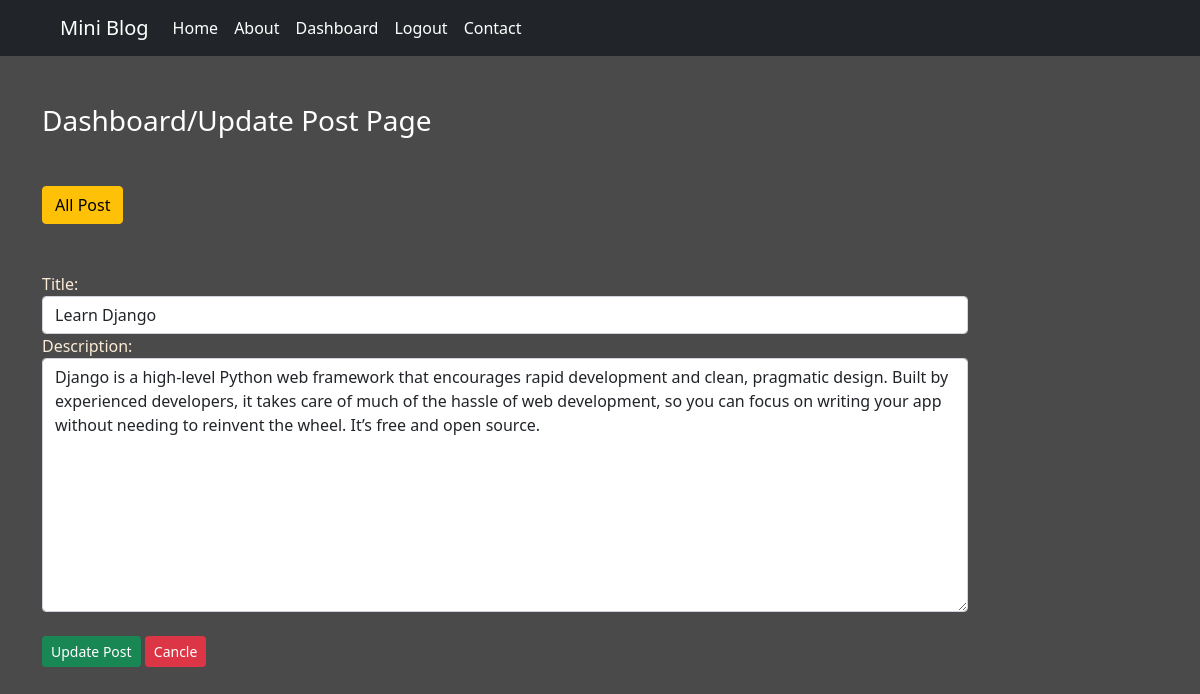
The page /update-post/1/ (signed in) on the database its author committed.
### BlogApp/models.py (models this page shows)
class Post(models.Model):
    id = models.AutoField(primary_key=True)
    title = models.CharField(max_length=70)
    descrption = models.CharField(max_length=700)

### BlogApp/views.py (the view)
# urls.py: path('update-post/<int:id>/',views.UpdatePostPage,name='updatepost'),
def UpdatePostPage(request,id):
    if request.user.is_authenticated:
        if request.method == 'POST':
            pi = Post.objects.get(pk=id)
            fm = PostForm(request.POST, instance=pi)
            if fm.is_valid():
                messages.success(request, 'Post Updated Successfully!!!')
                fm.save()
        else:
            pi = Post.objects.get(pk=id)
            fm = PostForm(instance=pi)
        return render(request, 'updatepost.html',{'form':fm})
    else:
        return HttpResponseRedirect('/login/')

### BlogApp/forms.py
class PostForm(forms.ModelForm):
    class Meta:
        model = Post
        fields = ['title','descrption']
        labels = {'title':'Title', 'descrption':'Description'}
        widgets = {
            'title':forms.TextInput(attrs={'class':'form-control'}),
            'descrption':forms.Textarea(attrs={'class':'form-control'})
        }

### BlogApp/templates/updatepost.html (shortened to what this page needs)
{% extends 'base.html' %}
{% load static %}
{% block content %}
<div class="col-sm-10">
    <h3 class="text-white my-5">Dashboard/Update Post Page</h3>
    <a href="{% url 'dashboard' %}" class="btn btn-warning">All Post</a>
    <form action="" method="POST" class="col-sm-12 py-5 " novalidate>
               {% for fm in form %}
               <div class="form-group">
                  {{fm.label_tag}} {{fm}}<small class='text-warning fw-bold'>{{fm.errors|striptags}}</small>
                </div>
               {% endfor %}
        <input type="submit" value='Update Post' class="btn btn-success btn-sm mt-4 "/>
        <a href="{% url 'dashboard' %}" class="btn btn-danger btn-sm mt-4">Cancle</a>
    </form>
</div>
{% endblock %}

### BlogApp/static/css/style.css (style rules this page uses)
* { box-sizing: border-box; }
html, body { width: 100%; height: 100%; background-color: rgb(75, 74, 74) !important; color: antiquewhite; }

### rows shown on the page
Post: form "Learn Django" "Django is a high-level Python web framework that encourages rapid development and clean, pragmatic design. Built by experienced developers, it takes care of much of the hassle of web development, so you can focus on writing your app without needing to reinvent the wheel. It’s free and open source."

### other values the page prints
{{ fm.label_tag }} "Title:" "Description:"
